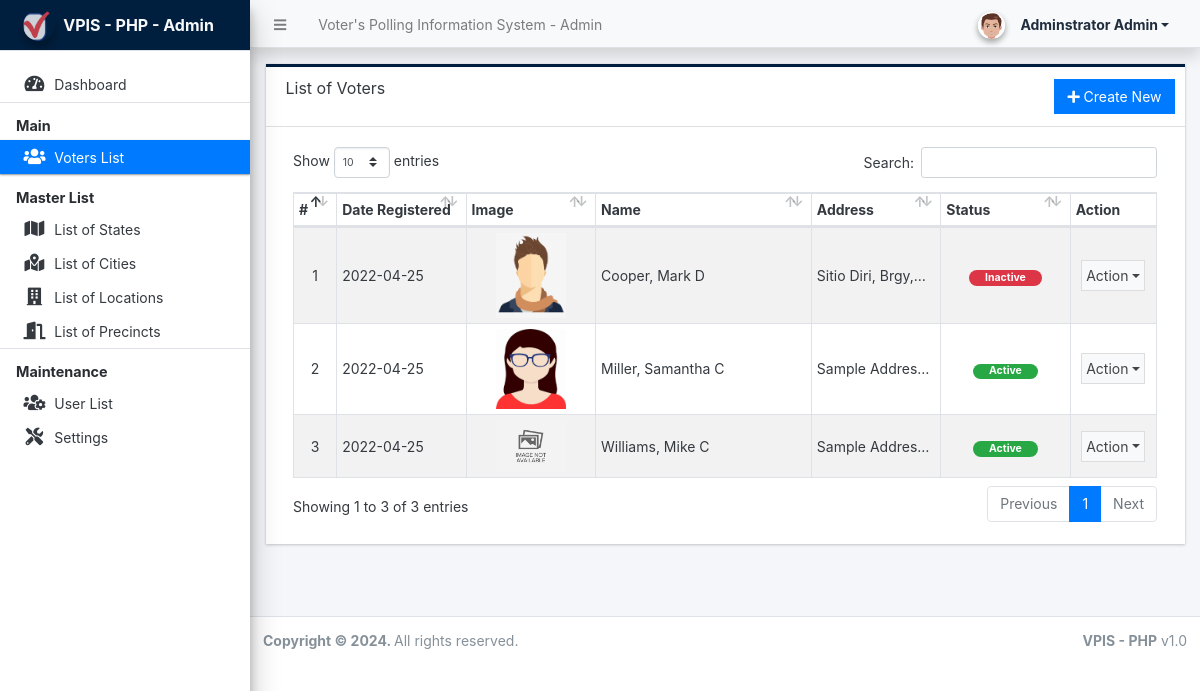
The page /admin/?page=voters (signed in) on the database its author committed.
### tables this page shows
CREATE TABLE `voter_list` (
  `id` int(30) NOT NULL,
  `precinct_id` int(30) DEFAULT NULL,
  `firstname` text NOT NULL,
  `middlename` text DEFAULT NULL,
  `lastname` text NOT NULL,
  `gender` varchar(100) NOT NULL,
  `contact` text DEFAULT NULL,
  `email` text DEFAULT NULL,
  `address` text NOT NULL,
  `city_id` int(30) NOT NULL,
  `date_registered` date NOT NULL,
  `image_path` text NOT NULL,
  `status` tinyint(1) NOT NULL DEFAULT 1,
  `date_created` datetime NOT NULL DEFAULT current_timestamp(),
  `date_updated` datetime NOT NULL DEFAULT current_timestamp() ON UPDATE current_timestamp()
);

### config.php (called while the page is built, shortened)
<?php
require_once('classes/DBConnection.php');
require_once('classes/SystemSettings.php');
function validate_image($file){
	if(!empty($file)){
        $ex = explode("?",$file);
        $file = $ex[0];
        $ts = isset($ex[1]) ? "?".$ex[1] : '';
		if(is_file(base_app.$file)){
			return base_url.$file.$ts;
		}else{
			return base_url.'dist/img/no-image-available.png';
		}
	}else{
		return base_url.'dist/img/no-image-available.png';
	}
}
function isMobileDevice(){
    $aMobileUA = array(
        '/iphone/i' => 'iPhone',
        '/ipod/i' => 'iPod',
        '/ipad/i' => 'iPad',
        '/android/i' => 'Android',
        '/blackberry/i' => 'BlackBerry',
        '/webos/i' => 'Mobile'
    );
    return false;
}
?>

### classes/DBConnection.php (called while the page is built, shortened)
<?php
class DBConnection{
    private $host = DB_SERVER;
    private $username = DB_USERNAME;
    private $password = DB_PASSWORD;
    private $database = DB_NAME;
    public $conn;
    public function __construct(){
        if (!isset($this->conn)) {
            $this->conn = new mysqli($this->host, $this->username, $this->password, $this->database);
        }
    }
}
?>

### classes/SystemSettings.php (called while the page is built, shortened)
<?php
class SystemSettings extends DBConnection{
	function userdata($field = ''){
		if(!empty($field)){
			if(isset($_SESSION['userdata'][$field]))
				return $_SESSION['userdata'][$field];
			else
				return null;
		}else{
			return false;
		}
	}
	function info($field=''){
		if(!empty($field)){
			if(isset($_SESSION['system_info'][$field]))
				return $_SESSION['system_info'][$field];
			else
				return false;
		}else{
			return false;
		}
	}
}
$_settings = new SystemSettings();
?>

### admin/voters/index.php (the view, shortened to what this page needs)
<div class="card card-outline rounded-0 card-navy">
	<div class="card-header">
		<h3 class="card-title">List of Voters</h3>
		<div class="card-tools">
			<a href="javascript:void(0)" id="create_new" class="btn btn-flat btn-primary"><span class="fas fa-plus"></span>  Create New</a>
		</div>
	</div>
	<div class="card-body">
        <div class="container-fluid">
			<table class="table table-hover table-striped table-bordered" id="list">
				<colgroup>
					<col width="5%">
					<col width="15%">
					<col width="15%">
					<col width="25%">
					<col width="15%">
					<col width="15%">
					<col width="15%">
				</colgroup>
				<thead>
					<tr>
						<th>#</th>
						<th>Date Registered</th>
						<th>Image</th>
						<th>Name</th>
						<th>Address</th>
						<th>Status</th>
						<th>Action</th>
					</tr>
				</thead>
				<tbody>
					<?php
					$i = 1;
						$qry = $conn->query("SELECT v.*, concat(v.lastname, ', ', v.firstname, ' ', coalesce(v.middlename,'')) as `name`, s.`name` as `state`, c.`name` as `city` from `voter_list` v inner join city_list c on v.city_id = c.id inner join state_list s on c.state_id = s.id order by concat(v.lastname, ', ', v.firstname, ' ', coalesce(v.middlename,'')) asc ");
						while($row = $qry->fetch_assoc()):
					?>
						<tr>
							<td class="text-center"><?php echo $i++; ?></td>
							<td><?php echo date("Y-m-d",strtotime($row['date_created'])) ?></td>
							<td class="text-center">
								<img class="img-thumbnai prod-img" src="<?= validate_image($row['image_path']) ?>" alt="">
							</td>
							<td><?php echo $row['name'] ?></td>
							<td class=""><p class="m-0 truncate-1"><?php echo $row['address'].", ". $row['city'].", ". $row['state'] ?></p></td>
							<td class="text-center">
                                <?php if($row['status'] == 1): ?>
                                    <span class="badge badge-success px-3 rounded-pill">Active</span>
                                <?php else: ?>
                                    <span class="badge badge-danger px-3 rounded-pill">Inactive</span>
                                <?php endif; ?>
                            </td>
							<td align="center">
								 <button type="button" class="btn btn-flat p-1 btn-default btn-sm dropdown-toggle dropdown-icon" data-toggle="dropdown">
				                  		Action
				                  </button>
							</td>
						</tr>
					<?php endwhile; ?>
				</tbody>
			</table>
		</div>
	</div>
</div>

### admin/index.php (shortened to what this page needs)
<?php require_once('../config.php'); ?>
 <!DOCTYPE html>
<html lang="en" class="" style="height: auto;">
<?php require_once('inc/header.php') ?>
  <body class="sidebar-mini layout-fixed control-sidebar-slide-open layout-navbar-fixed sidebar-mini-md sidebar-mini-xs text-sm" data-new-gr-c-s-check-loaded="14.991.0" data-gr-ext-installed="" style="height: auto;">
    <div class="wrapper">
     <?php require_once('inc/topBarNav.php') ?>
     <?php require_once('inc/navigation.php') ?>
     <?php $page = isset($_GET['page']) ? $_GET['page'] : 'home';  ?>
      <div class="content-wrapper  pt-3" style="min-height: 567.854px;">
        <section class="content  text-dark">
          <div class="container-fluid">
            <?php
              if(!file_exists($page.".php") && !is_dir($page)){
                  include '404.html';
              }else{
                if(is_dir($page))
                  include $page.'/index.php';
                else
                  include $page.'.php';
              }
            ?>
          </div>
        </section>
      </div>
      <?php require_once('inc/footer.php') ?>
  </body>
</html>

### admin/inc/header.php (shortened to what this page needs)
<head>
    <link rel="stylesheet" href="<?php echo base_url ?>plugins/fontawesome-free/css/all.min.css">
    <link rel="stylesheet" href="<?php echo base_url ?>plugins/tempusdominus-bootstrap-4/css/tempusdominus-bootstrap-4.min.css">
  <link rel="stylesheet" href="<?php echo base_url ?>plugins/datatables-bs4/css/dataTables.bootstrap4.min.css">
  <link rel="stylesheet" href="<?php echo base_url ?>plugins/datatables-responsive/css/responsive.bootstrap4.min.css">
  <link rel="stylesheet" href="<?php echo base_url ?>plugins/datatables-buttons/css/buttons.bootstrap4.min.css">
  <link rel="stylesheet" href="<?php echo base_url ?>plugins/select2/css/select2.min.css">
  <link rel="stylesheet" href="<?php echo base_url ?>plugins/select2-bootstrap4-theme/select2-bootstrap4.min.css">
    <link rel="stylesheet" href="<?php echo base_url ?>plugins/icheck-bootstrap/icheck-bootstrap.min.css">
    <link rel="stylesheet" href="<?php echo base_url ?>plugins/jqvmap/jqvmap.min.css">
    <link rel="stylesheet" href="<?php echo base_url ?>dist/css/adminlte.css">
    <link rel="stylesheet" href="<?php echo base_url ?>dist/css/custom.css">
    <link rel="stylesheet" href="<?php echo base_url ?>plugins/overlayScrollbars/css/OverlayScrollbars.min.css">
    <link rel="stylesheet" href="<?php echo base_url ?>plugins/daterangepicker/daterangepicker.css">
    <link rel="stylesheet" href="<?php echo base_url ?>plugins/summernote/summernote-bs4.min.css">
  <link rel="stylesheet" href="<?php echo base_url ?>plugins/sweetalert2-theme-bootstrap-4/bootstrap-4.min.css">
  </head>

### admin/inc/topBarNav.php (shortened to what this page needs)
<nav class="main-header navbar navbar-expand navbar-light shadow text-sm">
  <ul class="navbar-nav">
    <li class="nav-item">
    <a class="nav-link" data-widget="pushmenu" href="#" role="button"><i class="fas fa-bars"></i></a>
    </li>
    <li class="nav-item d-none d-sm-inline-block">
      <a href="<?php echo base_url ?>/admin" class="nav-link"><?php echo (!isMobileDevice()) ? $_settings->info('name'):$_settings->info('short_name'); ?> - Admin</a>
    </li>
  </ul>
  <ul class="navbar-nav ml-auto">
    <li class="nav-item">
      <div class="btn-group nav-link">
            <button type="button" class="btn btn-rounded badge badge-light dropdown-toggle dropdown-icon" data-toggle="dropdown">
              <span><img src="<?php echo validate_image($_settings->userdata('avatar')) ?>" class="img-circle elevation-2 user-img" alt="User Image"></span>
              <span class="ml-4"><?php echo ucwords($_settings->userdata('firstname').' '.$_settings->userdata('lastname')) ?></span>
            </button>
        </div>
    </li>
  </ul>
</nav>

### admin/inc/navigation.php (shortened to what this page needs)
<aside class="main-sidebar sidebar-light-primary elevation-4 sidebar-no-expand">
  <a href="<?php echo base_url ?>admin" class="brand-link bg-navy text-md">
  <img src="<?php echo validate_image($_settings->info('logo'))?>" alt="Store Logo" class="brand-image img-circle elevation-3" style="opacity: .8;width: 2rem;height: 2rem;max-height: unset">
  <span class="brand-text font-weight-bold text-light"><?php echo $_settings->info('short_name') ?> - Admin</span>
  </a>
  <div class="sidebar os-host os-theme-light os-host-overflow os-host-overflow-y os-host-resize-disabled os-host-transition os-host-scrollbar-horizontal-hidden">
    <div class="os-content-glue" style="margin: 0px -8px; width: 249px; height: 646px;"></div>
    <div class="os-padding">
      <div class="os-viewport os-viewport-native-scrollbars-invisible" style="overflow-y: scroll;">
        <div class="os-content" style="padding: 0px 8px; height: 100%; width: 100%;">
          <nav class="mt-4">
             <ul class="nav nav-pills nav-sidebar flex-column text-sm nav-compact nav-flat nav-child-indent nav-collapse-hide-child" data-widget="treeview" role="menu" data-accordion="false">
              <li class="nav-item dropdown border-bottom">
                <a href="./" class="nav-link nav-home">
                  <i class="nav-icon fas fa-tachometer-alt"></i>
                  <p>
                    Dashboard
                  </p>
                </a>
              </li>
              <li class="nav-header font-weight-bold">Main</li>
              <li class="nav-item dropdown border-bottom">
                <a href="<?php echo base_url ?>admin/?page=voters" class="nav-link nav-voters">
                  <i class="nav-icon fas fa-users"></i>
                  <p>
                    Voters List
                  </p>
                </a>
              </li>
              <li class="nav-header font-weight-bold">Master List</li>
              <li class="nav-item dropdown">
                <a href="<?php echo base_url ?>admin/?page=states" class="nav-link nav-states">
                  <i class="nav-icon fas fa-map"></i>
                  <p>
                    List of States
                  </p>
                </a>
              </li>
              <li class="nav-item dropdown">
                <a href="<?php echo base_url ?>admin/?page=cities" class="nav-link nav-cities">
                  <i class="nav-icon fas fa-map-marked-alt"></i>
                  <p>
                    List of Cities
                  </p>
                </a>
              </li>
              <li class="nav-item dropdown">
                <a href="<?php echo base_url ?>admin/?page=locations" class="nav-link nav-locations">
                  <i class="nav-icon fas fa-building"></i>
                  <p>
                    List of Locations
                  </p>
                </a>
              </li>
              <li class="nav-item dropdown border-bottom">
                <a href="<?php echo base_url ?>admin/?page=precincts" class="nav-link nav-precincts">
                  <i class="nav-icon fas fa-door-open"></i>
                  <p>
                    List of Precincts
                  </p>
                </a>
              </li>
              <?php if($_settings->userdata('type') == 1): ?>
              <li class="nav-header font-weight-bold">Maintenance</li>
              <li class="nav-item dropdown">
                <a href="<?php echo base_url ?>admin/?page=user/list" class="nav-link nav-user/list">
                  <i class="nav-icon fas fa-users-cog"></i>
                  <p>
                    User List
                  </p>
                </a>
              </li>
              <li class="nav-item dropdown">
                <a href="<?php echo base_url ?>admin/?page=system_info" class="nav-link nav-system_info">
                  <i class="nav-icon fas fa-tools"></i>
                  <p>
                    Settings
                  </p>
                </a>
              </li>
              <?php endif; ?>
            </ul>
          </nav>
        </div>
      </div>
    </div>
  </div>
</aside>

### admin/inc/footer.php (shortened to what this page needs)
<footer class="main-footer text-sm">
        <strong>Copyright © <?php echo date('Y') ?>.
        </strong>
        All rights reserved.
        <div class="float-right d-none d-sm-inline-block">
          <b><?php echo $_settings->info('short_name') ?></b> v1.0
        </div>
      </footer>
    </div>

### admin/inc/topBarNav.php (style rules this page uses)
.user-img { position: absolute; height: 27px; width: 27px; object-fit: cover; left: -7%; top: -12%; }
.btn-rounded { border-radius: 50px; }

### admin/voters/index.php (style rules this page uses)
.prod-img { width: 5em; max-height: 8em; object-fit:scale-down; object-position:center center; }

### rows shown on the page
voter_list: date_created "2022-04-25", image_path (picture), name "Cooper, Mark D", address "Sitio Diri,…", status "Inactive"
voter_list: date_created "2022-04-25", image_path (picture), name "Miller, Samantha C", address "Sample…", status "Active"
voter_list: date_created "2022-04-25", shows a picture, name "Williams, Mike C", address "Sample Address", status "Active"

### other values the page prints
$_settings->info('name') "Voter's Polling Information System"
$_settings->userdata('firstname').' '.$_settings->userdata('lastname') "Adminstrator Admin"
$_settings->info('short_name') "VPIS - PHP"
